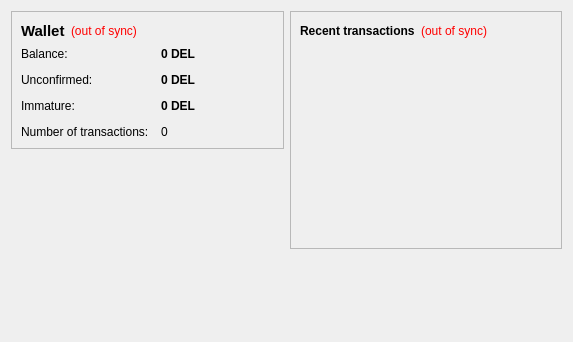
<?xml version="1.0" encoding="UTF-8"?>
<ui version="4.0">
 <class>OverviewPage</class>
 <widget class="QWidget" name="OverviewPage">
  <property name="geometry">
   <rect>
    <x>0</x>
    <y>0</y>
    <width>573</width>
    <height>342</height>
   </rect>
  </property>
  <property name="windowTitle">
   <string>Form</string>
  </property>
  <layout class="QHBoxLayout" name="horizontalLayout" stretch="1,1">
   <item>
    <layout class="QVBoxLayout" name="verticalLayout_2">
     <item>
      <widget class="QFrame" name="frame">
       <property name="frameShape">
        <enum>QFrame::StyledPanel</enum>
       </property>
       <property name="frameShadow">
        <enum>QFrame::Raised</enum>
       </property>
       <layout class="QVBoxLayout" name="verticalLayout_4">
        <item>
         <layout class="QHBoxLayout" name="horizontalLayout_4">
          <item>
           <widget class="QLabel" name="label_5">
            <property name="font">
             <font>
              <pointsize>11</pointsize>
              <weight>75</weight>
              <bold>true</bold>
             </font>
            </property>
            <property name="text">
             <string>Wallet</string>
            </property>
           </widget>
          </item>
          <item>
           <widget class="QLabel" name="labelWalletStatus">
            <property name="toolTip">
             <string>The displayed information may be out of date. Your wallet automatically synchronizes with the deliviumcoin network after a connection is established, but this process has not completed yet.</string>
            </property>
            <property name="styleSheet">
             <string notr="true">QLabel { color: red; }</string>
            </property>
            <property name="text">
             <string notr="true">(out of sync)</string>
            </property>
            <property name="alignment">
             <set>Qt::AlignLeading|Qt::AlignLeft|Qt::AlignVCenter</set>
            </property>
           </widget>
          </item>
          <item>
           <spacer name="horizontalSpacer_2">
            <property name="orientation">
             <enum>Qt::Horizontal</enum>
            </property>
            <property name="sizeHint" stdset="0">
             <size>
              <width>40</width>
              <height>20</height>
             </size>
            </property>
           </spacer>
          </item>
         </layout>
        </item>
        <item>
         <layout class="QFormLayout" name="formLayout_2">
          <property name="fieldGrowthPolicy">
           <enum>QFormLayout::AllNonFixedFieldsGrow</enum>
          </property>
          <property name="horizontalSpacing">
           <number>12</number>
          </property>
          <property name="verticalSpacing">
           <number>12</number>
          </property>
          <item row="0" column="0">
           <widget class="QLabel" name="label">
            <property name="text">
             <string>Balance:</string>
            </property>
           </widget>
          </item>
          <item row="0" column="1">
           <widget class="QLabel" name="labelBalance">
            <property name="font">
             <font>
              <weight>75</weight>
              <bold>true</bold>
             </font>
            </property>
            <property name="cursor">
             <cursorShape>IBeamCursor</cursorShape>
            </property>
            <property name="toolTip">
             <string>Your current balance</string>
            </property>
            <property name="text">
             <string notr="true">0 DEL</string>
            </property>
            <property name="textInteractionFlags">
             <set>Qt::LinksAccessibleByMouse|Qt::TextSelectableByKeyboard|Qt::TextSelectableByMouse</set>
            </property>
           </widget>
          </item>
          <item row="1" column="0">
           <widget class="QLabel" name="label_3">
            <property name="text">
             <string>Unconfirmed:</string>
            </property>
           </widget>
          </item>
          <item row="1" column="1">
           <widget class="QLabel" name="labelUnconfirmed">
            <property name="font">
             <font>
              <weight>75</weight>
              <bold>true</bold>
             </font>
            </property>
            <property name="cursor">
             <cursorShape>IBeamCursor</cursorShape>
            </property>
            <property name="toolTip">
             <string>Total of transactions that have yet to be confirmed, and do not yet count toward the current balance</string>
            </property>
            <property name="text">
             <string notr="true">0 DEL</string>
            </property>
            <property name="textInteractionFlags">
             <set>Qt::LinksAccessibleByMouse|Qt::TextSelectableByKeyboard|Qt::TextSelectableByMouse</set>
            </property>
           </widget>
          </item>
          <item row="3" column="0">
           <widget class="QLabel" name="label_2">
            <property name="text">
             <string>Number of transactions:</string>
            </property>
           </widget>
          </item>
          <item row="3" column="1">
           <widget class="QLabel" name="labelNumTransactions">
            <property name="toolTip">
             <string>Total number of transactions in wallet</string>
            </property>
            <property name="text">
             <string notr="true">0</string>
            </property>
           </widget>
          </item>
          <item row="2" column="0">
           <widget class="QLabel" name="labelImmatureText">
            <property name="text">
             <string>Immature:</string>
            </property>
           </widget>
          </item>
          <item row="2" column="1">
           <widget class="QLabel" name="labelImmature">
            <property name="font">
             <font>
              <weight>75</weight>
              <bold>true</bold>
             </font>
            </property>
            <property name="toolTip">
             <string>Mined balance that has not yet matured</string>
            </property>
            <property name="text">
             <string notr="true">0 DEL</string>
            </property>
            <property name="textInteractionFlags">
             <set>Qt::LinksAccessibleByMouse|Qt::TextSelectableByKeyboard|Qt::TextSelectableByMouse</set>
            </property>
           </widget>
          </item>
         </layout>
        </item>
       </layout>
      </widget>
     </item>
     <item>
      <spacer name="verticalSpacer">
       <property name="orientation">
        <enum>Qt::Vertical</enum>
       </property>
       <property name="sizeHint" stdset="0">
        <size>
         <width>20</width>
         <height>40</height>
        </size>
       </property>
      </spacer>
     </item>
    </layout>
   </item>
   <item>
    <layout class="QVBoxLayout" name="verticalLayout_3">
     <item>
      <widget class="QFrame" name="frame_2">
       <property name="frameShape">
        <enum>QFrame::StyledPanel</enum>
       </property>
       <property name="frameShadow">
        <enum>QFrame::Raised</enum>
       </property>
       <layout class="QVBoxLayout" name="verticalLayout">
        <item>
         <layout class="QHBoxLayout" name="horizontalLayout_2">
          <item>
           <widget class="QLabel" name="label_4">
            <property name="text">
             <string>&lt;b&gt;Recent transactions&lt;/b&gt;</string>
            </property>
           </widget>
          </item>
          <item>
           <widget class="QLabel" name="labelTransactionsStatus">
            <property name="toolTip">
             <string>The displayed information may be out of date. Your wallet automatically synchronizes with the deliviumcoin network after a connection is established, but this process has not completed yet.</string>
            </property>
            <property name="styleSheet">
             <string notr="true">QLabel { color: red; }</string>
            </property>
            <property name="text">
             <string notr="true">(out of sync)</string>
            </property>
            <property name="alignment">
             <set>Qt::AlignRight|Qt::AlignTrailing|Qt::AlignVCenter</set>
            </property>
           </widget>
          </item>
          <item>
           <spacer name="horizontalSpacer">
            <property name="orientation">
             <enum>Qt::Horizontal</enum>
            </property>
            <property name="sizeHint" stdset="0">
             <size>
              <width>40</width>
              <height>20</height>
             </size>
            </property>
           </spacer>
          </item>
         </layout>
        </item>
        <item>
         <widget class="QListView" name="listTransactions">
          <property name="styleSheet">
           <string notr="true">QListView { background: transparent; }</string>
          </property>
          <property name="frameShape">
           <enum>QFrame::NoFrame</enum>
          </property>
          <property name="verticalScrollBarPolicy">
           <enum>Qt::ScrollBarAlwaysOff</enum>
          </property>
          <property name="horizontalScrollBarPolicy">
           <enum>Qt::ScrollBarAlwaysOff</enum>
          </property>
          <property name="selectionMode">
           <enum>QAbstractItemView::NoSelection</enum>
          </property>
         </widget>
        </item>
       </layout>
      </widget>
     </item>
     <item>
      <spacer name="verticalSpacer_2">
       <property name="orientation">
        <enum>Qt::Vertical</enum>
       </property>
       <property name="sizeHint" stdset="0">
        <size>
         <width>20</width>
         <height>40</height>
        </size>
       </property>
      </spacer>
     </item>
    </layout>
   </item>
  </layout>
 </widget>
 <resources/>
 <connections/>
</ui>
